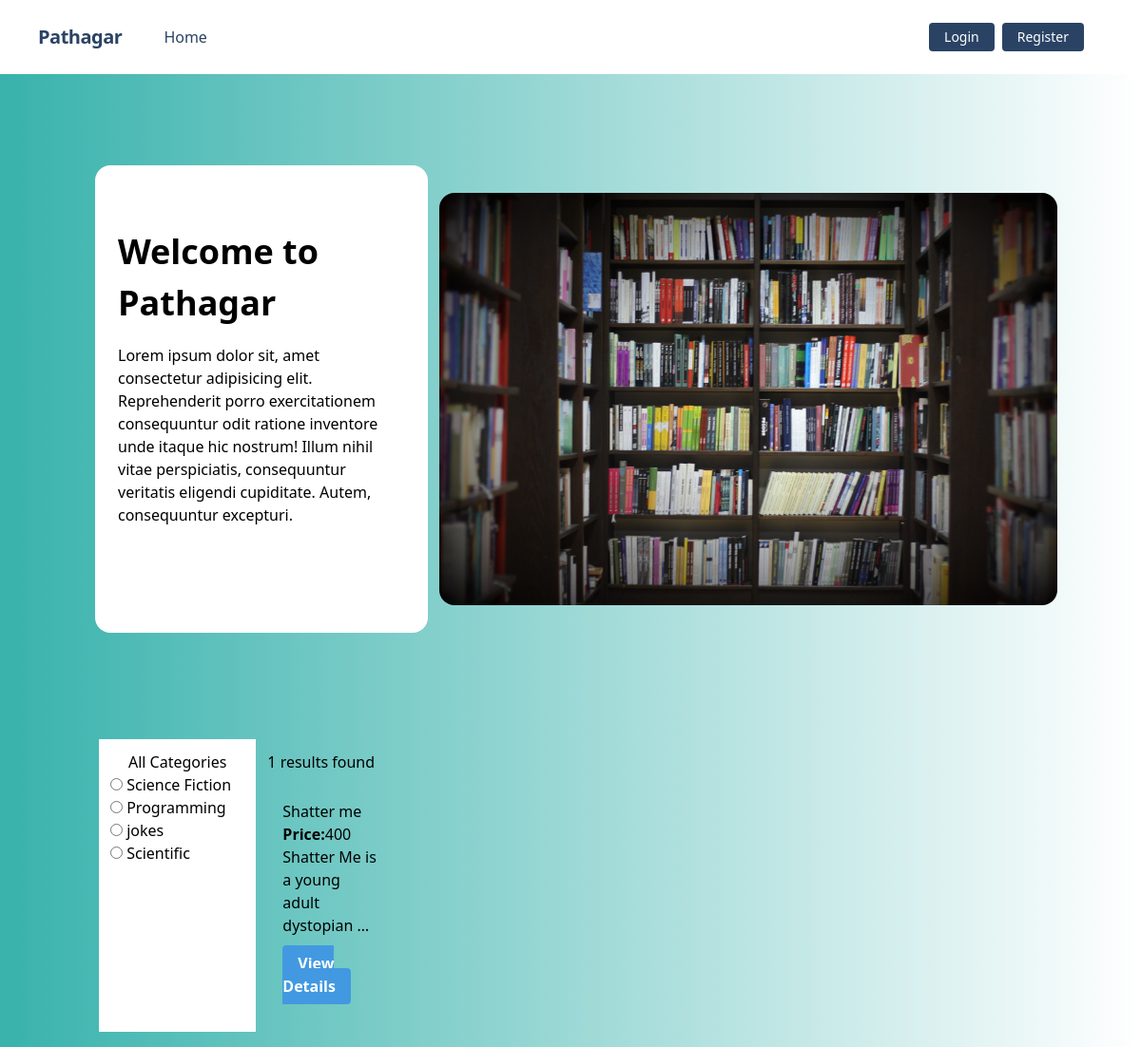
Page /category/science-fiction/ on the committed database.
### category/models.py (models this page shows, shortened)
class CategoryModel(models.Model):
     name = models.CharField(max_length=30)
     slug = models.SlugField(max_length=100, unique=True,null=True, blank=True)

### book/models.py (models this page shows, shortened)
class BookModel(models.Model):
    book_id = models.CharField(max_length=30)
    book_name = models.CharField(max_length=100)
    quantity = models.IntegerField()
    image = models.ImageField(upload_to='book/media/uploads/',blank=True, null=True)
    price = models.IntegerField()
    category = models.ManyToManyField(CategoryModel, null=True, blank=True)
    description = models.TextField()

### core/views.py (the view)
# urls.py: path('', homepage, name='home'),
def homepage(request, category_slug=None):
    data  = BookModel.objects.all()
    categories = CategoryModel.objects.all()
    if category_slug is not None:
        category = CategoryModel.objects.get(slug = category_slug)
        data = BookModel.objects.filter(category = category)
    return render(request, 'home.html', {'data': data, 'categories': categories})

### core/templates/home.html (shortened to what this page needs)
{% extends "base.html" %}
{% load static %}
{% block content %}
<div class="container mx-auto flex flex-col md:flex-row items-center my-12 md:my-24">
    <div class="flex flex-col w-full lg:w-1/2 justify-center items-start pt-12 pb-24 px-6 bg-white rounded-2xl bg-opacity-70 mx-3">
        <h1 class="font-bold text-4xl my-4">Welcome to Pathagar</h1>
        <p class="leading-normal mb-4">
            Lorem ipsum dolor sit, amet consectetur adipisicing elit. Reprehenderit porro exercitationem consequuntur odit ratione inventore unde itaque hic nostrum! Illum nihil vitae perspiciatis, consequuntur veritatis eligendi cupiditate. Autem, consequuntur excepturi.
        </p>
    </div>
    <div class="w-2/2 py-6 text-center">
        <img class="rounded-2xl" src="{% static 'img/library-with-books.jpg' %}" alt="Library Image">
    </div>
</div>
<div class="flex flex-wrap p-4">
    <div class="w-full md:w-1/6 p-3 bg-white">
        <h5 class="text-center">All Categories</h5>
        {% for cat in  categories %}
        <div class="form-check">
            <input class="form-check-input" type="radio" name="category" id="{{ cat.id }}">
            <label class="form-check-label" for="{{ cat.id }}">
                <a href="{% url 'category_wise_post' cat.slug %}" class="text-center text-decoration-none text-dark">{{ cat.name }}</a>
            </label>
        </div>
        {% endfor %}
    </div>
    <div class="w-full md:w-5/6 p-3">
        <h3>{{ data | length }} results found</h3>
        <div class="flex flex-wrap pt-5">
            {% for p in data %}
            <div class="w-full md:w-1/4 lg:w-1/6 xl:w-1/6 p-2">
                <div class="card mx-2">
                    <div class="card-body">
                        <h5 class="card-title"><a href="">{{ p.book_name }}</a></h5>
                        <h5 class="card-title"><a href=""><b>Price:</b>{{ p.price }}</a></h5>
                        <p class="card-text">
                            {{ p.description | truncatewords:7 }}
                        </p>
                        <p class="my-4">
                            <a href="{% url 'detail_book' p.id %}" class="bg-blue-500 hover:bg-blue-700 text-white font-bold py-2 px-4 rounded text-decoration-none">
                                View Details
                            </a>
                        </p>
                    </div>
                </div>
            </div>
            {% endfor %}
        </div>
    </div>
</div>
{% endblock %}

### rows in the picture
CategoryModel: name "Science Fiction"
CategoryModel: name "Programming"
CategoryModel: name "jokes"
CategoryModel: name "Scientific"
BookModel: book_name "Shatter me", price "400", description "Shatter Me is a young adult dystopian …"

### other values in the picture
{{ data | length }} "1"
